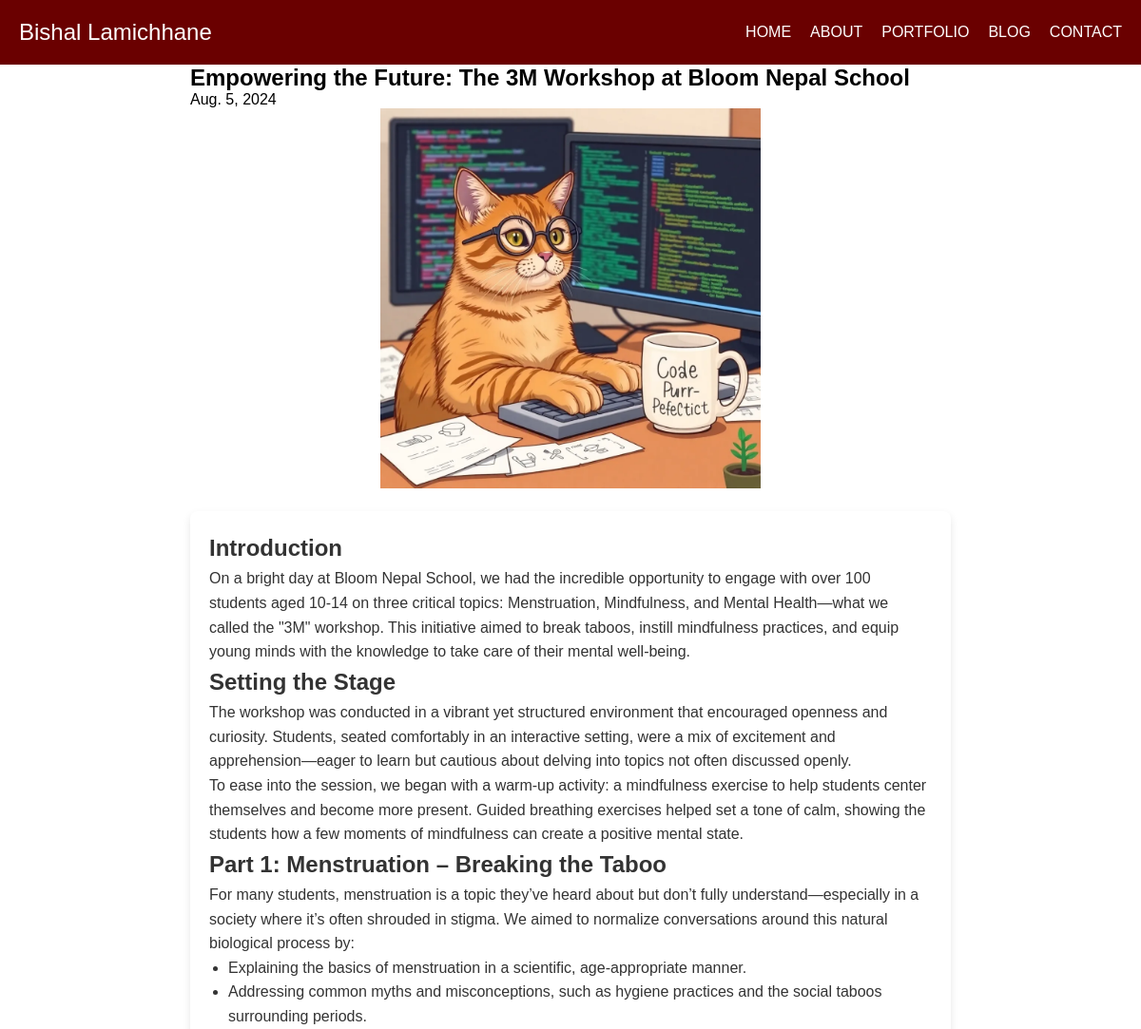
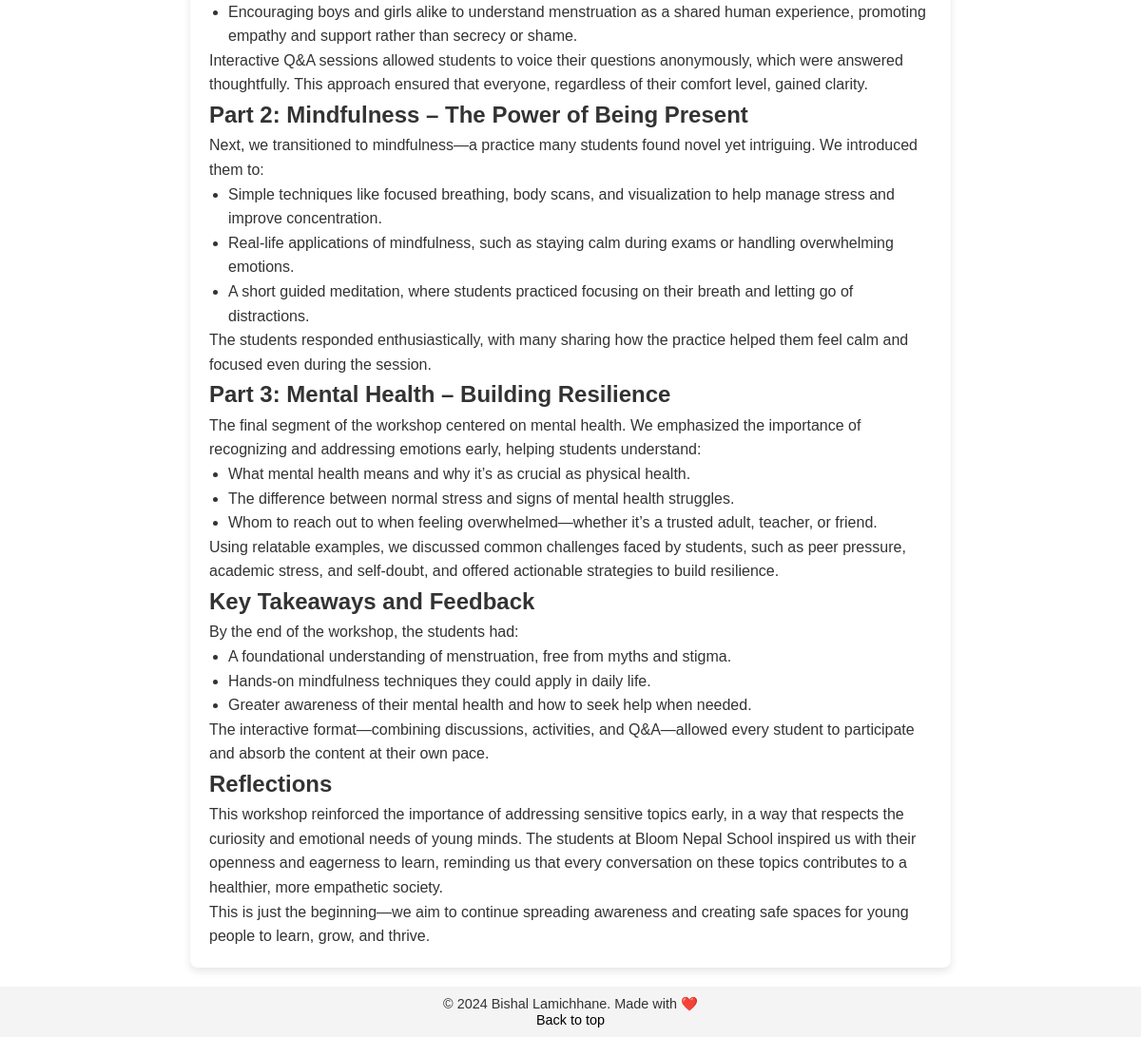
/blog/asddfihdfjudefh/, run on the app's committed database (2 pictures, top to bottom).
### home/models.py (models this page shows, shortened)
class Blog(models.Model):
    slug = models.SlugField(max_length=122, unique=True)
    catagory = models.CharField(max_length=122, choices=(('web', 'Web Design'), ('app', 'App Design'), ('graphic', 'Graphic Design'), ('video', 'Video Editing'), ('photo', 'Photography'), ('Education', 'Education'),('other','others')), default='web')
    image = models.ImageField(upload_to='static/images/blog')
    slagan= models.CharField(max_length=122)
    title = models.CharField(max_length=122)
    desc = models.TextField()
    date = models.DateField()

### home/views.py (the view)
# urls.py: path('blog/<str:slug>/', views.blogpost, name='blogpost'),
def blogpost(request, slug):
    post= Blog.objects.filter(slug=slug).first()
    print(post.desc)
    return render(request, 'home/blogpost.html', {'post': post})

### templates/home/blogpost.html
{% extends 'base.html' %} {% block title %}{{post.title}}|Blog{% endblock %} {% block css %} {% endblock %} {% block content %}
<section class="blog">
  <div class="container">
    <center><div class="title" style="align-items: left; max-width: 800px; text-align: left;">
      <h1>{{post.title}}</h1>
      <p>{{ post.date }}</p>
    </div></center>
    <div class="content">
      <center><img src="{{post.image.url}}" alt="" style="max-width: 800px; height: 50vh;"/></center>
      {% autoescape off %}
      <section style="font-family: Arial, sans-serif; line-height: 1.6; margin: 20px; padding: 0; color: #333;">
      <div style="background: white; padding: 20px; margin: 20px auto; border-radius: 8px; box-shadow: 0 4px 8px rgba(0, 0, 0, 0.1); max-width: 800px;">{{ post.desc | safe }}</div>
    </section>
      {% endautoescape %}
    </div>
  </div>
</section>
{% endblock %}

### static/css/style.css (style rules this page uses)
* { margin: 0; padding: 0; box-sizing: border-box; }
body { font-family: Arial, sans-serif; }

### data on the page
Blog: title "Empowering the Future: The 3M Workshop at Bloom Nepal School", date "Aug. 5, 2024", image (picture), desc "Introduction On a bright day at Bloom Nepal School, we had the incredible opportunity to engage with over 100 students aged 10-14 on three critical topics: Menstruation, Mindfulness, and Mental Health—what we called the \"3M\" workshop. This initiative aimed to break taboos, instill mindfulness practices, and equip young minds with the knowledge to take care of their mental well-being. Setting the Stage The workshop was conducted in a vibrant yet structured environment that encouraged openness and curiosity. Students, seated comfortably in an interactive setting, were a mix of excitement and apprehension—eager to learn but cautious about delving into topics not often discussed openly. To ease…"
